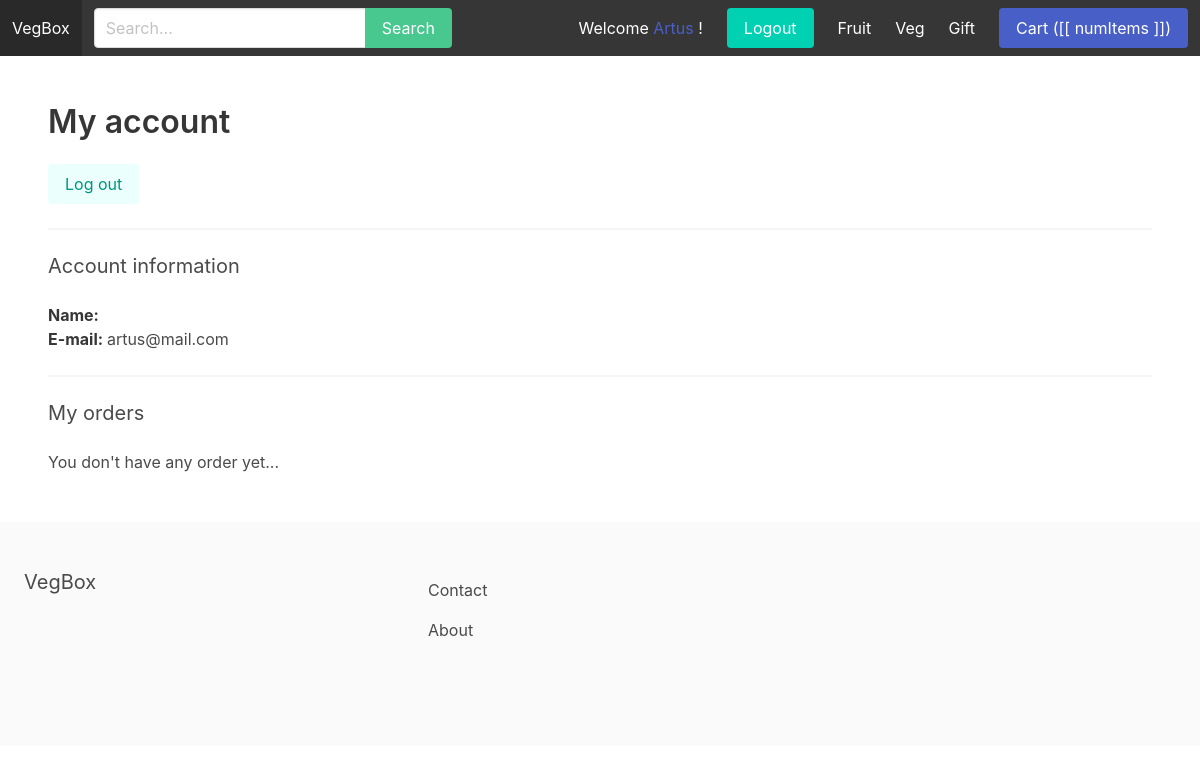
The app's page /myaccount/ (signed in), older data.
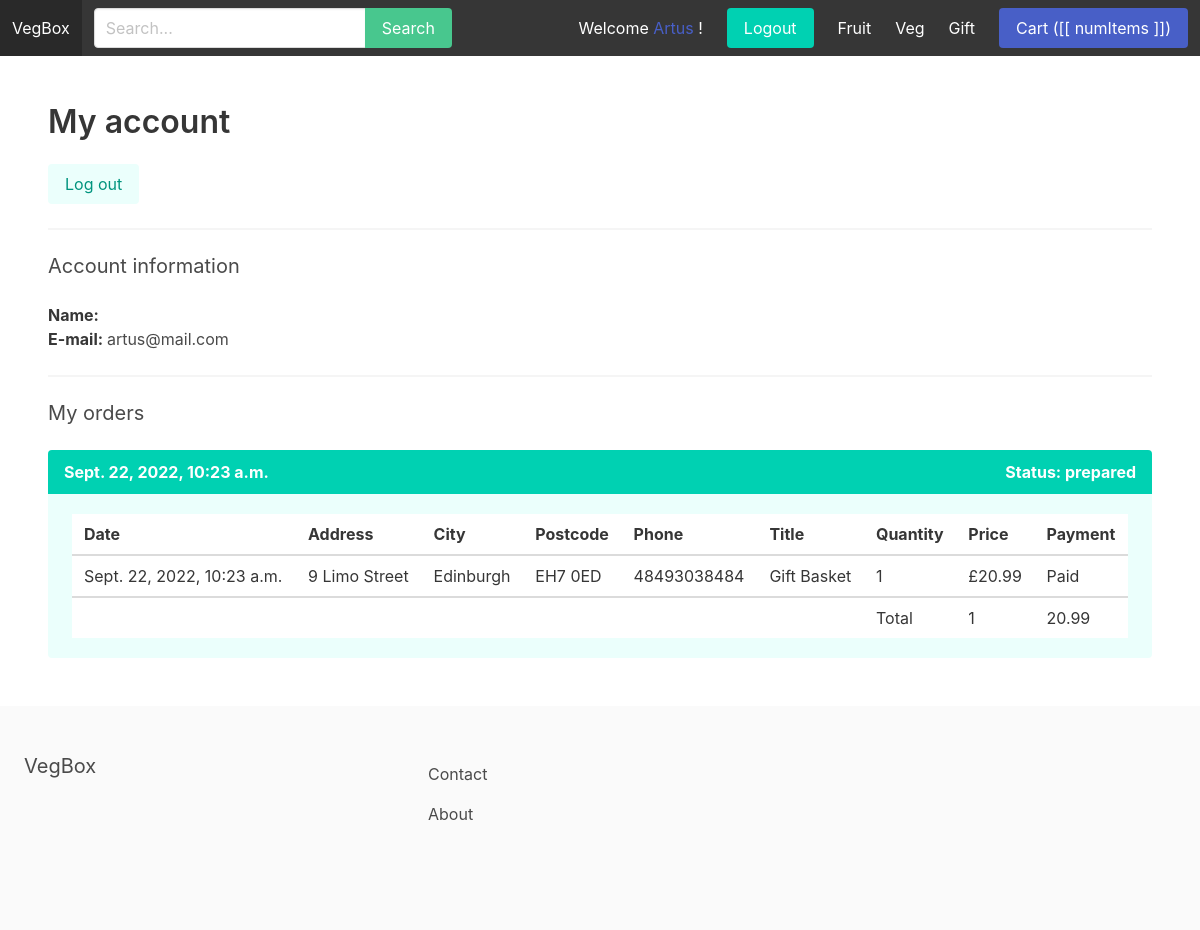
The same page, newer data.
### apps/store/models.py (models this page shows, shortened)
class Category(models.Model):
    title = models.CharField(max_length=255)
    slug = models.SlugField(max_length=255)
    ordering = models.IntegerField(default=0)
    is_featured = models.BooleanField(default=False)
    class Meta:
        verbose_name_plural = 'Categories'
        ordering = ('ordering',)

class Product(models.Model):
    category = models.ForeignKey(Category, related_name='products', on_delete=models.CASCADE)
    parent = models.ForeignKey('self', related_name='variants', on_delete=models.CASCADE, blank=True, null=True)
    title = models.CharField(max_length=255)
    slug = models.SlugField(max_length=255)
    description = models.TextField(blank=True, null=True)
    price = models.FloatField()
    is_featured = models.BooleanField(default=False)
    num_available = models.IntegerField(default=1)
    num_visits = models.IntegerField(default=0)
    last_visit = models.DateTimeField(blank=True, null=True)
    date_added = models.DateTimeField(auto_now_add=True)
    image = models.ImageField(upload_to="uploads/", blank=True, null=True)
    thumbnail = models.ImageField(upload_to="uploads/", blank=True, null=True)
    class Meta:
        ordering = ('-date_added',)

### apps/order/models.py (models this page shows, shortened)
class Order(models.Model):
    ORDERED = 'ordered'
    STAGED = 'staged'
    PREPARED = 'prepared'
    DISPATCHED = 'dispatched'
    DELIVERED = 'delivered'
    RETURNED = 'returned'
    STATUS_CHOICES = (
        (ORDERED, 'Ordered'),
        (STAGED, 'Staged'),
        (PREPARED, 'Prepared'),
        (DISPATCHED, 'Dispatched'),
        (DELIVERED, 'Delivered'),
        (RETURNED, 'Returned')
    )
    user = models.ForeignKey(User, related_name='orders', on_delete=models.SET_NULL, blank=True, null=True)
    first_name = models.CharField(max_length=100)
    last_name = models.CharField(max_length=100)
    email = models.CharField(max_length=100)
    address = models.CharField(max_length=100)
    city = models.CharField(max_length=100)
    postcode = models.CharField(max_length=100)
    phone = models.CharField(max_length=100)
    created_at = models.DateTimeField(auto_now_add=True)
    paid = models.BooleanField(default=False)
    paid_amount = models.FloatField(blank=True, null=True)
    used_coupon = models.CharField(max_length=50, blank=True, null=True)
    payment_intent = models.CharField(max_length=255)
    shipped_date = models.DateTimeField(blank=True, null=True)
    status_date_changed = models.DateTimeField(blank=True, null=True)
    status = models.CharField(max_length=40, choices=STATUS_CHOICES, default=ORDERED)
    def get_total_quantity(self):
        return sum(int(item.quantity) for item in self.items.all())

class OrderItem(models.Model):
    order = models.ForeignKey(Order, related_name='items', on_delete=models.CASCADE)
    product = models.ForeignKey(Product, related_name='items', on_delete=models.DO_NOTHING)
    price = models.FloatField()
    quantity = models.IntegerField(default=1)

### apps/userprofile/views.py (the view)
# urls.py: path('myaccount/', myaccount, name='myaccount'),
@login_required
def myaccount(request):
    return render(request, 'myaccount.html')

### apps/cart/cart.py (called while the page is built)
    def __iter__(self):
        product_ids = self.cart.keys()
        product_clean_ids = []
        for p in product_ids:
            product_clean_ids.append(p)
            self.cart[str(p)]['product'] = Product.objects.get(pk=p)
        for item in self.cart.values():
            item['total_price'] = float(item['price']) * int(item['quantity'])
            yield item

    def get_total_length(self):
        return sum(int(item['quantity']) for item in self.cart.values())

    def get_total_cost(self):
        return sum(float(item['total_price']) for item in self)

### apps/cart/context_processors.py (called while the page is built)
def cart(request):
    return {'cart': Cart(request)}

### apps/store/context_processors.py (called while the page is built)
def menu_categories(request):
    categories = Category.objects.all()
    return {'menu_categories': categories}

### apps/userprofile/templates/myaccount.html
{% extends 'base.html' %}
{% block content %}
    <h1 class="title">My account</h1>
    <a href="{% url 'logout' %}" class="button is-primary is-light">Log out</a>
    <hr>
    <h2 class="subtitle">Account information</h2>
    <p><strong>Name: </strong>{{ request.user.get_full_name }}</p>
    <p><strong>E-mail: </strong>{{ request.user.email }}</p>
    <hr>
    <h2 class="subtitle">My orders</h2>
    {% for order in request.user.orders.all %}
        <article class="message is-primary">
            <div class="message-header">
                <p>{{ order.created_at }}</p>
                <p><strong>Status: </strong>{{ order.status }}</p>
            </div>
            <div class="message-body">
                <table class="table is-striped is-fullwidth">
                    <thead>
                        <tr>
                            <th>Date</th>
                            <th>Address</th>
                            <th>City</th>
                            <th>Postcode</th>
                            <th>Phone</th>
                            <th>Title</th>
                            <th>Quantity</th>
                            <th>Price</th>
                            <th>Payment</th>
                        </tr>
                    </thead>
                    <tbody>
                        {% for item in order.items.all %}
                            <tr>
                                <td>{{ item.order.created_at }}</td>
                                <td>{{ item.order.address }}</td>
                                <td>{{ item.order.city }}</td>
                                <td>{{ item.order.postcode }}</td>
                                <td>{{ item.order.phone }}</td>
                                <td>{{ item.product.title }}</td>
                                <td>{{ item.quantity }}</td>
                                <td>£{{ item.price }}</td>
                                <td>{% if item.order.paid %} Paid {% else %} Unpaid {% endif %}</td>
                            </tr>
                        {% endfor %}
                    </tbody>
                    <tfoot>
                        <tr>
                            <td></td>
                            <td></td>
                            <td></td>
                            <td></td>
                            <td></td>
                            <td></td>
                            <td>Total</td>
                            <td>{{ order.get_total_quantity }}</td>
                            <td>{{ order.paid_amount }}</td>
                        </tr>
                    </tfoot>
                </table>
            </div>
        </article>
    {% empty %}
        <p>You don't have any order yet...</p>
    {% endfor %}
{% endblock %}

### apps/core/templates/base.html (shortened to what this page needs)
{% load static %}
<!DOCTYPE html>
<html>
	<head>
		<link rel="stylesheet" href="https://cdn.jsdelivr.net/npm/bulma@0.9.0/css/bulma.min.css">
		<link rel="stylesheet" href="{% static 'main.css' %}">
	</head>
	<body>
		<nav class="navbar is-dark" id="navbarapp">
			<div class="navbar-brand">
				<a class="navbar-item" href="{% url 'frontpage' %}">VegBox</a>
			</div>
            <div id="main-navbar" class="navbar-menu" :class="{ 'is-active': menuClass }">
				<div class="navbar-start">
					<div class="navbar-item">
						<form method="get" action="{% url 'search' %}">
							<div class="field has-addons">
								<div class="control">
									<input type="text" class="input" placeholder="Search..." name="query">
								</div>
								<div class="control">
									<button class="button is-success">Search</button>
								</div>
							</div>
						</form>
					</div>
				</div>
				<div class="navbar-end">
					{% if request.user.is_authenticated %}
					<div class="navbar-item">
						<p>Welcome <a href="{% url 'myaccount' %}">{{ request.user.username|title }}</a> !</p>
					</div>
						<div class="navbar-item">
						<a href="{% url 'logout' %}" class="button is-primary">Logout</a>
					</div>
					{% endif %}
					{% for category in menu_categories %}
						<a href="{% url 'category_detail' category.slug %}" class="navbar-item">{{ category.title }}</a>
					{% endfor %}
				<div class="navbar-item">
					<a href="{% url 'cart_detail' %}" class="button is-link">Cart ([[ numItems ]])</a>
				</div>
		</nav>
		<section class="section">
			{% block content %}
            {% endblock %}
		</section>
		<footer class="footer">
			<div class="columns">
				<div class="column is-4">
					<h2 class="subtitle">VegBox</h2>
				</div>
				<div class="column is-8">
					<a href="{% url 'contact' %}" class="navbar-item">Contact</a>
					<a href="{% url 'about' %}" class="navbar-item">About</a>
				</div>
			</div>
		</footer>
	</body>
</html>

Row changes from the older to the newer data that the page shows:
added Order: created_at "Sept. 22, 2022, 10:23 a.m.", status "prepared", get_total_quantity "1", paid_amount "20.99"
added OrderItem: order.created_at "Sept. 22, 2022, 10:23 a.m.", order.address "9 Limo Street", order.city "Edinburgh", order.postcode "EH7 0ED", order.phone "48493038484", product "Gift Basket", quantity "1", price "20.99", shows "Paid"
Text that changed along with them:
text no longer shown: "You don't have any order yet..."
